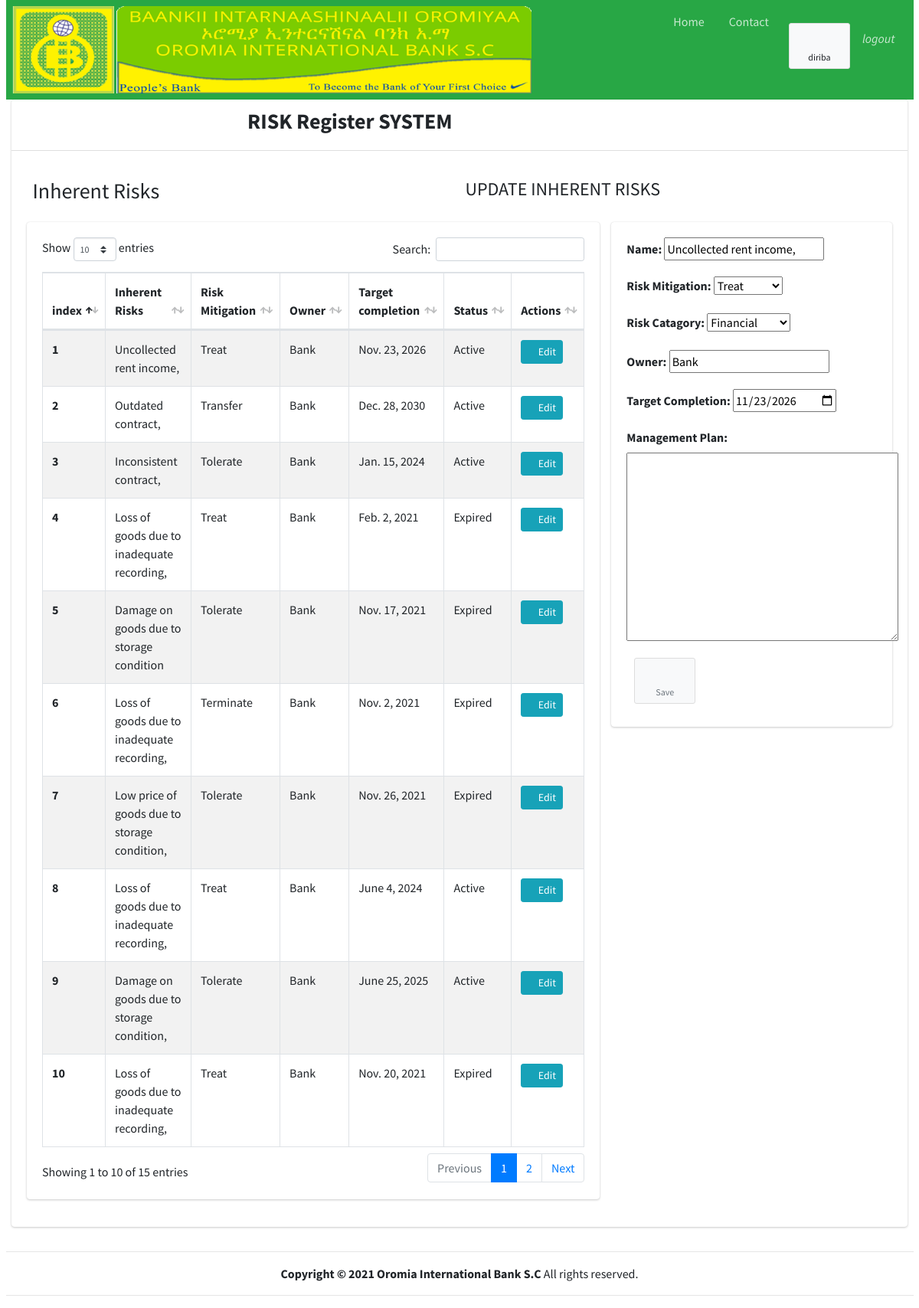
The page /updateRmcdUser/22/ (signed in) on the database its author committed.
### start1/models.py (models this page shows, shortened)
class CustomUser(AbstractUser):
    working_Place = models.ForeignKey(WorkUnit, null=True, blank=True, on_delete=models.CASCADE)
    is_Rmcd_User = models.BooleanField(default=False)
    is_Iad_USer = models.BooleanField(default=False)
    def __str__(self):
        return self.username

class InherentRisk(models.Model):
    RISKCATAGORY = (('Financial','Financial'),('Reputational','Reputational'),('Marketing','Marketing'),('Legal','Legal'),)
    CHOICES = (('AV', 'Available'), ('NA', 'Not Available'),)
    FREQUENCYOFEXPOSURE =(('Daily', 'Daily'),('Weekly', 'Weekly'),('Monthly', 'Monthly'),('Quarterly', 'Quarterly'),('Semi Anually', 'Semi Anually'),('Anually', 'Anually'),)
    RISKCONDITION = (('Tolerable', 'Tolerable'), ('Reversible', 'Reversible'), ('costly', 'Costly Reversible'), ('Unreversible', 'Unreversible'))
    RISKMITIGATION = (('Tolerate', 'Tolerate'), ('Treat', 'Treat'), ('Transfer', 'Transfer'), ('Terminate', 'Terminate'),)
    added_by = models.ForeignKey(settings.AUTH_USER_MODEL, null=True, blank=True, on_delete=models.SET_NULL)
    objective = models.ForeignKey(Objective, on_delete=models.CASCADE, null=False, blank=False)
    name = models.CharField(max_length=300,null=False, blank=True)
    risk_Catagory = models.CharField(max_length=30, choices = RISKCATAGORY, null=False, blank=True)
    it_System = models.CharField(max_length=30, choices = CHOICES, null=False, blank=True)
    privilage = models.CharField(max_length=30, choices = CHOICES, null=False, blank=True)
    procedure_Manual = models.CharField(max_length=30, choices = CHOICES, null=False, blank=True)
    maker_Checker = models.CharField(max_length=30, choices = CHOICES, null=False, blank=True)
    dual_Control = models.CharField(max_length=30, choices = CHOICES, null=False, blank=True)
    frequency_of_Exposure = models.CharField(max_length=30, choices = FREQUENCYOFEXPOSURE, null=False, blank=True)
    monetary_Value = models.DecimalField(decimal_places=2, max_digits=20, null=True, blank=True)
    risk_Condition = models.CharField(max_length=30, choices = RISKCONDITION, null=False, blank=True)
    risk_Mitigation = models.CharField(max_length=30, choices=RISKMITIGATION, null=False, blank=True)
    owner = models.CharField(max_length=300,null=False, blank=True)
    target_Completion = models.DateField(max_length=300, null=False, blank=True)
    management_Plan = models.TextField(null=False, blank=True)
    unrectified_Audit_Findings = models.IntegerField(null=True, blank=True)
    level = models.IntegerField(null=True, blank=True)
    def __str__(self):
        return self.name
    def status(self):
        if date.today() > self.target_Completion:
            return "Expired"
        else:
            return "Active"

### start1/views.py (the view)
# urls.py: path('updateRmcdUser/<str:pk>/', views.updateRmcdUser, name='updateRmcdUser'),
@login_required(login_url='login')
def updateRmcdUser(request, pk):
    IR = InherentRisk.objects.all()
    ma = InherentRisk.objects.get(id=pk)
    form = RmcdUserForm(instance=ma)
    if request.method == 'POST':
        form = RmcdUserForm(request.POST, instance=ma)
        if form.is_valid():
            form.save()
            messages.success(request, 'Saved successfully')
            return redirect('rmcdUser')
    context = {'form': form, 'rmcdUser':IR}
    return render(request, "updateRmcdUser.html", context)

### start1/forms.py
class RmcdUserForm(forms.ModelForm):
    class Meta:
        model = InherentRisk
        fields = ['name','risk_Mitigation', 'risk_Catagory', 'owner', 'target_Completion', 'management_Plan']
        widgets = {
        'target_Completion': forms.DateInput(attrs=dict(type='date'))
    }

### start1/templates/updateRmcdUser.html (shortened to what this page needs)
{% extends "base.html" %}
{% block page_content %}
    <div class="container-fluid">
      <p>
        <div class="row">
           <div class="col"><h3> Inherent Risks </h3></div>
           <div class="col">
            <h4> UPDATE INHERENT RISKS </h4>
           </div>
      </div>
        </div>
      <div class="row">
        <div class="col-8">
          <div>
            <div class="card card-body">
             <table id="example1" class="table table-bordered table-striped">
                 <thead>
                     <th>index</th>
                     <th>Inherent Risks</th>
                     <th>Risk Mitigation</th>
                    <th>Owner</th>
                    <th>Target completion</th>
                    <th>Status</th>
                     <th>Actions</th>
                 </thead>
              {% for ma in rmcdUser reversed %}
                 <tr>
                     <th>{{ forloop.counter }}</th>
                     <td>{{ma}}</td>
                     <td>{{ma.risk_Mitigation}}</td>
                    <td>{{ma.owner}}</td>
                    <td>{{ma.target_Completion}}</td>
                    <td>{{ma.status}}</td>
                     <td>
                      <a class="btn btn-info btn-sm" href="{% url 'updateRmcdUser' ma.id %} ">
                          <i class="fas fa-pencil-alt">
                          </i>
                          Edit
                      </a>
                  </td>
                 </tr>
              {%endfor%}
             </table>
            </div>
          </div>
        </div>
        <div class="col-4">
          <div>
            <div class="card card-body">
                <form method="post">
                    {{ form.as_p }}
                    <button class="btn btn-app btn-sm mr-4" type="submit" value="Submit"><i class="fas fa-save"></i> Save</button>
                </form>
            </div>
          </div>
        </div>
      </div>
    </div>
{% endblock %}

### start1/templates/base.html (shortened to what this page needs)
{% load static%}
<!DOCTYPE html>
<html lang="en">
<head>
  <link rel="stylesheet" href=" {% static 'plugins/fontawesome-free/css/all.min.css' %}">
  <link rel="stylesheet" href="{% static 'dist/css/adminlte.min.css' %}">
  <link rel="stylesheet" href="{% static 'plugins/datatables-bs4/css/dataTables.bootstrap4.min.css' %}">
  <link rel="stylesheet" href="{% static 'plugins/datatables-responsive/css/responsive.bootstrap4.min.css' %}">
</head>
<body class="hold-transition sidebar-mini">
    <div class="container-fluid">
        <nav class="navbar navbar-expand navbar-green navbar-dark">
            <ul class="navbar-nav">
              <li>
                <img src="{% static 'images/oib.png' %}" alt="OIB LOGO" style="width: 80%; height:100%" >
              </li>
               <li class="nav-item d-none d-sm-inline-block">
                <a href="{% url 'homepage' %}" class="nav-link">Home</a>
              </li>
              <li class="nav-item d-none d-sm-inline-block">
                <a href="#" class="nav-link">Contact</a>
              </li>
            </ul>
            <ul class="navbar-nav ml-auto">
              <li class="nav-item dropdown">
                <a class="btn btn-app">
                  <i class="fas fa-users"></i> {{request.user}}
                </a>
              </li>
              <li class="nav-item dropdown">
                <a class="nav-link" href="{% url 'logout' %}">
                  <i>logout</i>
                </a>
              </li>
            </ul>
          </nav>
          <section class="content">
            <div class="container-fluid">
              <div class="row">
              <div class="col-12">
          <div class="card">
            <div class="card-header">
              <div class="row">
              <div class="col-9">
                <h3 class="text-center"> <b>RISK Register SYSTEM </b></h3>
              </div>
              <div class="col-3">
              </div>
            </div>
            </div>
            <div class="card-body">
        {% block page_content %}
        {% endblock %}
            </div>
          </div>
          </div>
          </div>
          </div>
    <div class=" footer container-fluid text-center">
      <hr>
        <strong>Copyright &copy; 2021 <a href="#"></a>Oromia International Bank S.C </strong> All rights reserved.
      <hr>
    </div>
</body>
</html>

### rows shown on the page
CustomUser: user "diriba"
InherentRisk: name "Uncollected rent income,", risk_Mitigation "Treat", owner "Bank", target_Completion "Nov. 23, 2026", status "Active", risk_Catagory "Financial", target_Completion "11/23/2026"
InherentRisk: name "Outdated contract,", risk_Mitigation "Transfer", owner "Bank", target_Completion "Dec. 28, 2030", status "Active"
InherentRisk: name "Inconsistent contract,", risk_Mitigation "Tolerate", owner "Bank", target_Completion "Jan. 15, 2024", status "Active"
InherentRisk: name "Loss of goods due to inadequate recording,", risk_Mitigation "Treat", owner "Bank", target_Completion "Feb. 2, 2021", status "Expired"
InherentRisk: name "Damage on goods due to storage condition", risk_Mitigation "Tolerate", owner "Bank", target_Completion "Nov. 17, 2021", status "Expired"
InherentRisk: name "Loss of goods due to inadequate recording,", risk_Mitigation "Terminate", owner "Bank", target_Completion "Nov. 2, 2021", status "Expired"
InherentRisk: name "Low price of goods due to storage condition,", risk_Mitigation "Tolerate", owner "Bank", target_Completion "Nov. 26, 2021", status "Expired"
InherentRisk: name "Loss of goods due to inadequate recording,", risk_Mitigation "Treat", owner "Bank", target_Completion "June 4, 2024", status "Active"
InherentRisk: name "Damage on goods due to storage condition,", risk_Mitigation "Tolerate", owner "Bank", target_Completion "June 25, 2025", status "Active"
InherentRisk: name "Loss of goods due to inadequate recording,", risk_Mitigation "Treat", owner "Bank", target_Completion "Nov. 20, 2021", status "Expired"
